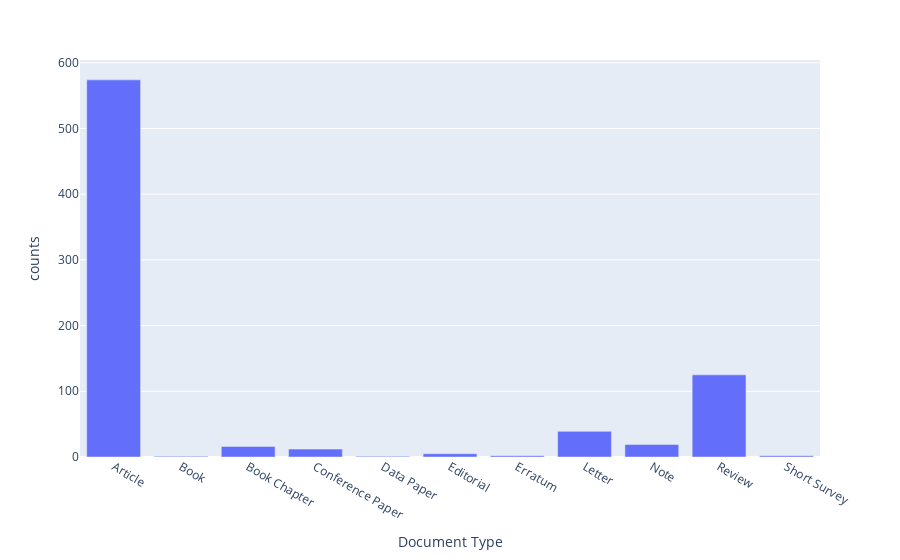

Write notebook code for a chart like this one.
### Code cell
doc_type = pub_doc[['Document Type']]
doc_type['counts']=1
doc_type =doc_type.groupby('Document Type',as_index=False).sum()
fig = px.bar(doc_type, x='Document Type', y='counts')
fig.show()

### Figure 1 — Plotly figure (JSON) as saved in the notebook; plotly's stock layout.template omitted (floating-point values rounded to 4 significant figures)
{"data": [{"alignmentgroup": "True", "hovertemplate": "Document Type=%{x}<br>counts=%{y}<extra></extra>", "legendgroup": "", "marker": {"color": "#636efa", "pattern": {"shape": ""}}, "name": "", "offsetgroup": "", "orientation": "v", "showlegend": false, "textposition": "auto", "type": "bar", "x": ["Article", "Book", "Book Chapter", "Conference Paper", "Data Paper", "Editorial", "Erratum", "Letter", "Note", "Review", "Short Survey"], "xaxis": "x", "y": [574, 1, 16, 12, 1, 5, 2, 39, 19, 125, 2], "yaxis": "y"}], "layout": {"barmode": "relative", "legend": {"tracegroupgap": 0}, "margin": {"t": 60}, "xaxis": {"anchor": "y", "domain": [0, 1], "title": {"text": "Document Type"}}, "yaxis": {"anchor": "x", "domain": [0, 1], "title": {"text": "counts"}}}}
